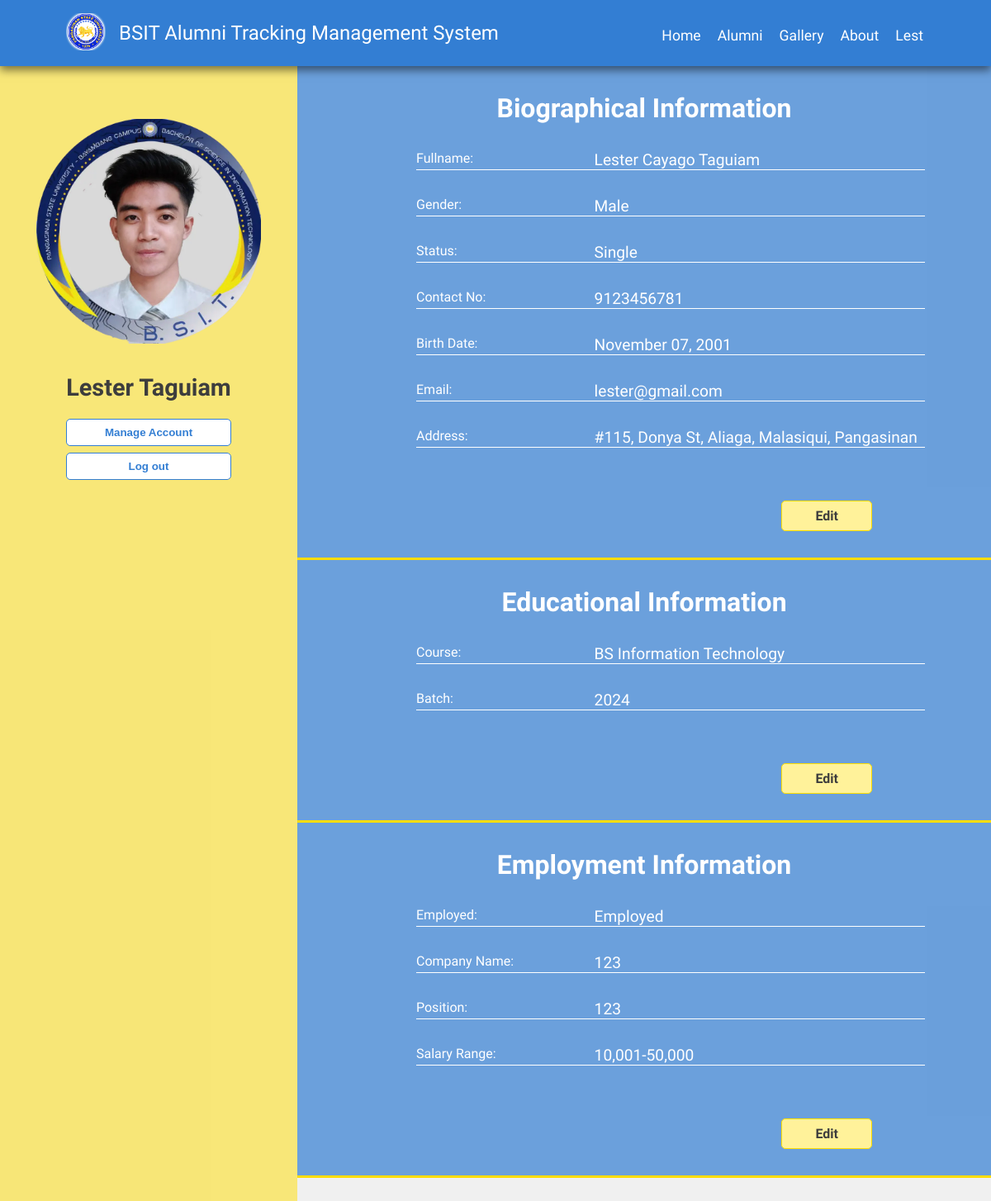
The app's page /user-page.php?user=34 (signed in) with its own data.
### tables this page shows
CREATE TABLE `users` (
  `id` int(11) NOT NULL,
  `user_img` varchar(50) NOT NULL,
  `is_verified` tinyint(1) NOT NULL,
  `username` varchar(50) NOT NULL,
  `password` varchar(100) NOT NULL,
  `category` tinyint(4) NOT NULL,
  `date_created` timestamp NOT NULL DEFAULT current_timestamp()
);

CREATE TABLE `bio` (
  `id` int(11) NOT NULL,
  `user_id` int(11) NOT NULL,
  `firstname` varchar(50) NOT NULL,
  `middlename` varchar(50) NOT NULL,
  `lastname` varchar(50) NOT NULL,
  `contactno` bigint(20) NOT NULL,
  `email` varchar(50) NOT NULL,
  `gender` varchar(10) NOT NULL,
  `birthdate` date NOT NULL,
  `status` varchar(10) NOT NULL,
  `house` varchar(50) NOT NULL,
  `municipal` varchar(50) NOT NULL,
  `zipcode` int(11) NOT NULL,
  `province` varchar(50) NOT NULL,
  `country` varchar(50) NOT NULL
);

CREATE TABLE `educ` (
  `id` int(11) NOT NULL,
  `user_id` int(11) NOT NULL,
  `course` varchar(50) NOT NULL,
  `batch` int(11) NOT NULL
);

CREATE TABLE `employment` (
  `id` int(11) NOT NULL,
  `user_id` int(11) NOT NULL,
  `employed` varchar(50) NOT NULL,
  `company` varchar(50) NOT NULL,
  `position` varchar(50) NOT NULL,
  `salary` varchar(50) NOT NULL
);

### user-page.php (the view, shortened to what this page needs)
<?php include('./front-partials/header.php'); ?>
<?php
$bio = fetchUserData($bioQuery, $pdo);
$educ = fetchUserData($educQuery, $pdo);
$employ = fetchUserData($employQuery, $pdo);
$userImg = getUserImage($pdo);
?>
<div class="user-sidebar">
  <div class="user-img-container">
    <img src="./assets/images/profiles/<?= $userImg ?>" alt="USER IMAGE">
  </div>
  <h3 class="user-fullname">
    <?= $bio->firstname . ' ' . $bio->lastname ?>
  </h3>
  <a href="#"><button class="button2 user-sidebar-btn">Manage Account</button></a>
  <a href="<?= ROOT_URL ?>log-out.php"><button class="button2 user-sidebar-btn">Log out</button></a>
</div>
<div class="user-info-container">
  <div class="user-info">
    <h2 class="info-title">Biographical Information</h2>
    <div class="user-info-content">
      <div class="infor">
        <div class="key">Fullname:</div>
        <div class="value"><?= ucwords($bio->firstname) . ' ' . ucwords($bio->middlename) . ' ' . ucwords($bio->lastname) ?></div>
      </div>
      <div class="infor">
        <div class="key">Gender:</div>
        <div class="value"><?= ucwords($bio->gender) ?></div>
      </div>
      <div class="infor">
        <div class="key">Status:</div>
        <div class="value"><?= ucwords($bio->status) ?></div>
      </div>
      <div class="infor">
        <div class="key">Contact No:</div>
        <div class="value"><?= $bio->contactno ?></div>
      </div>
      <div class="infor">
        <div class="key">Birth Date:</div>
        <div class="value">
          <?php
          $bday = strtotime($bio->birthdate);
          echo date('F d, Y', $bday);
          ?>
        </div>
      </div>
      <div class="infor">
        <div class="key">Email:</div>
        <div class="value"><?= $bio->email ?></div>
      </div>
      <div class="infor">
        <div class="key">Address:</div>
        <div class="value">
          <?php
          echo ucwords($bio->house) . ', ' . ucwords($bio->municipal) . ', ' . ucwords($bio->province);
          ?>
        </div>
      </div>
    </div>
    <a class="button3 user-edit-btn" href="<?= ROOT_URL ?>user-page.php?user=<?= $_GET['user'] ?>&edit=bio">Edit</a>
  </div>
  <div class="user-info">
    <h2 class="info-title">Educational Information</h2>
    <div class="user-info-content">
      <div class="infor">
        <div class="key">Course:</div>
        <div class="value"><?= ucwords($educ->course) ?></div>
      </div>
      <div class="infor">
        <div class="key">Batch:</div>
        <div class="value"><?= $educ->batch ?></div>
      </div>
    </div>
    <a class="button3 user-edit-btn" href="<?= ROOT_URL ?>user-page.php?user=<?= $_GET['user'] ?>&edit=educ">Edit</a>
  </div>
  <div class="user-info">
    <h2 class="info-title">Employment Information</h2>
    <div class="user-info-content">
      <div class="infor">
        <div class="key">Employed:</div>
        <div class="value"><?= ucwords($employ->employed) ?></div>
      </div>
      <div class="infor">
        <div class="key">Company Name:</div>
        <div class="value"><?= ucwords($employ->company) ?></div>
      </div>
      <div class="infor">
        <div class="key">Position:</div>
        <div class="value"><?= ucwords($employ->position) ?></div>
      </div>
      <div class="infor">
        <div class="key">Salary Range:</div>
        <div class="value"><?= ucwords($employ->salary) ?></div>
      </div>
    </div>
    <a class="button3 user-edit-btn" href="<?= ROOT_URL ?>user-page.php?user=<?= $_GET['user'] ?>&edit=employ">Edit</a>
  </div>
</div>
<?php
function setQueries() {
  if (isset($_GET['user'])) {
    $id = $_GET['user'];
    $bioQuery = "SELECT * FROM bio WHERE user_id = $id";
    $educQuery = "SELECT * FROM educ WHERE user_id = $id";
    $employQuery = "SELECT * FROM employment WHERE user_id = $id";
  }
}
function fetchUserData($query, $pdo) {
  $stmt = $pdo->prepare($query);
  $stmt->execute();
  return $stmt->fetchObject();
}
    if ($_GET['edit'] == 'bio') : ?>
<?php endif;
function getUserImage($pdo) {
  try{
    $query = "SELECT user_img FROM users WHERE id = :id";
    $stmt = $pdo->prepare($query);
    if ($stmt->execute(['id' => $_GET['user']])) {
      $res = $stmt->fetchObject();
      if($res->user_img != "") {
        return $res->user_img;
      } else {
        return 'no-img.PNG';
      }
    }
  } catch (PDOException $e) {
    echo $e;
  }
}
?>

### scss/frontend-style/style/css/style.css (style rules this page uses)
*, *::before, *::after { margin: 0; padding: 0; -webkit-box-sizing: border-box; box-sizing: border-box; }
html { font-size: 16px; }
body { font-size: 16px; font-family: "Josefin Sans", sans-serif; background-color: #f0f0f0; }
a { text-decoration: none; }
h3 { font-size: 1.7rem; line-height: 1.5; color: #337ED3; }
.button2 { padding: .5rem 2.5rem; background-color: #FFFFFF; color: #337ED3; border: none; border-radius: 5px; border: 1px solid #337ED3; -webkit-transition: all 250ms ease-in-out; transition: all 250ms ease-in-out; font-weight: bold; cursor: pointer; }
.button3 { padding: .5rem 2.5rem; background-color: #fff29a; color: #3d3d3d; border: none; border-radius: 5px; border: 1px solid #FFDD00; -webkit-transition: all 250ms ease-in-out; transition: all 250ms ease-in-out; font-weight: bold; cursor: pointer; }
.infor { display: -webkit-box; display: -ms-flexbox; display: flex; margin-bottom: 1.3rem; }
.infor .key { width: 35%; font-size: 1rem; font-weight: 300; }
.infor .value { width: 65%; }
.user-sidebar { height: 100vh; width: 30vw; position: fixed; background-color: rgba(255, 221, 0, 0.5); display: -webkit-box; display: -ms-flexbox; display: flex; -webkit-box-orient: vertical; -webkit-box-direction: normal; -ms-flex-direction: column; flex-direction: column; padding: 9rem 1rem 5rem; -webkit-box-align: center; -ms-flex-align: center; align-items: center; }
.user-sidebar .user-img-container { height: 17rem; width: 17rem; position: relative; margin-bottom: 2rem; }
.user-sidebar .user-img-container img { width: 100%; height: 100%; position: absolute; inset: 0; }
.user-sidebar .user-fullname { font-size: 1.8rem; margin-bottom: 1rem; color: #3d3d3d; }
.user-sidebar a { -ms-flex-item-align: stretch; -ms-grid-row-align: stretch; align-self: stretch; padding: 0 4rem; }
.user-sidebar .user-sidebar-btn { -ms-flex-item-align: stretch; -ms-grid-row-align: stretch; align-self: stretch; width: 100%; margin-bottom: .5rem; }
.user-info-container { position: absolute; top: 5rem; left: 30vw; right: 0; background-color: rgba(51, 126, 211, 0.7); }
.user-info-container .user-info { padding: 2rem 5rem; display: -webkit-box; display: -ms-flexbox; display: flex; -webkit-box-orient: vertical; -webkit-box-direction: normal; -ms-flex-direction: column; flex-direction: column; border-bottom: 3px solid #FFDD00; }
.user-info-container .info-title { color: #FFFFFF; font-size: 2rem; font-family: "Charis SIL", serif; text-align: center; }
.user-info-container .user-info-content { font-size: 1.2rem; margin: 2rem 0 2rem 4rem; color: #FFFFFF; }
.user-info-container .user-info-content .infor { margin-bottom: 2rem; border-bottom: 1px solid #FFFFFF; }
.user-info-container a { -ms-flex-item-align: end; align-self: flex-end; margin-right: 4rem; }

### records on screen
users: user_img (picture)
bio: firstname "Lester", lastname "Taguiam", middlename "Cayago", gender "Male", status "Single", contactno "9123456781", birthdate "November 07, 2001", email "lester@gmail.com", house "#115, Donya St, Aliaga", municipal "Malasiqui", province "Pangasinan"
educ: course "BS Information Technology", batch "2024"
employment: employed "Employed", company "123", position "123", salary "10,001-50,000"

### other values on screen
$loggedLink "Lest"
